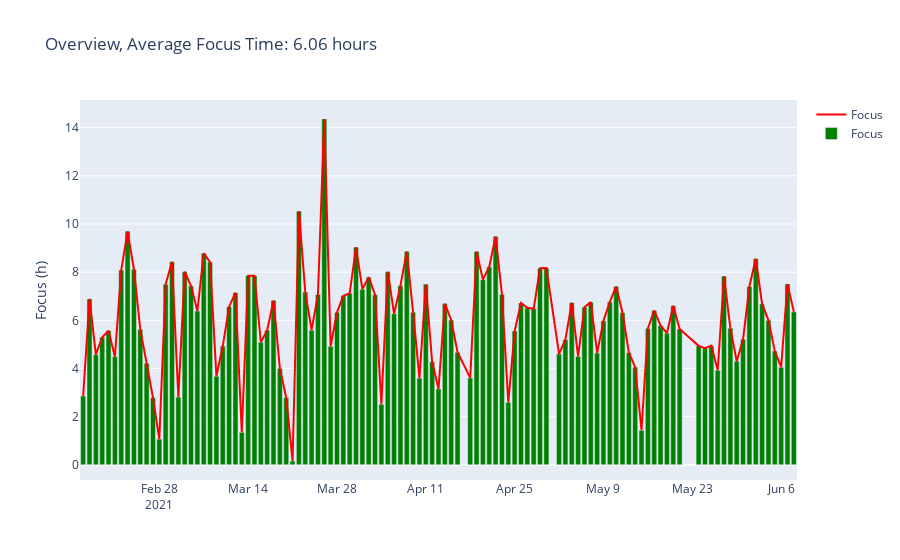

Notebook source saved alongside this figure:
### Code cell
from track_focus import loadFocus
from datetime import datetime

df = create_focus_df()
fig = plotFocus(df)
fig.show()
